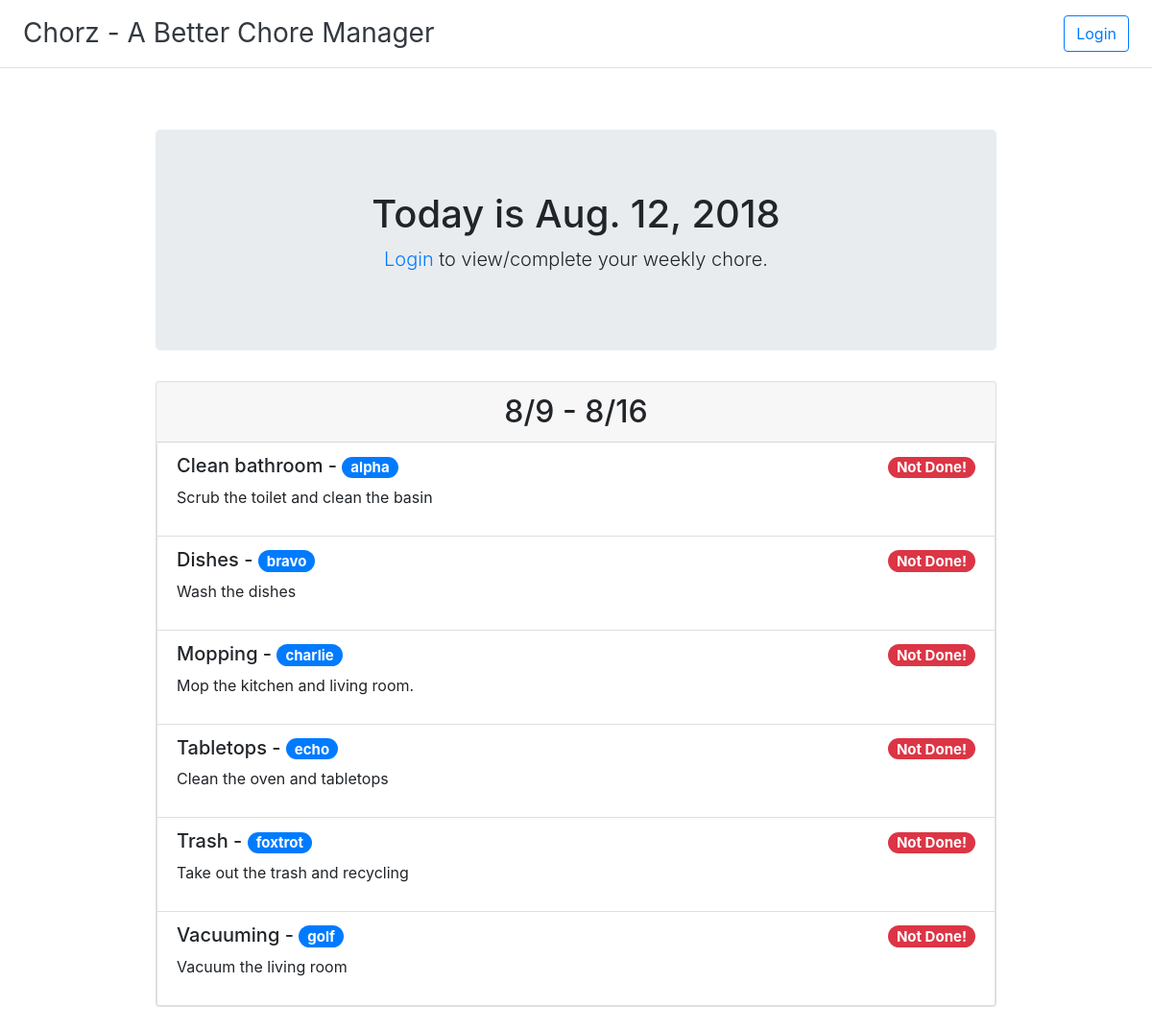
The app's page /, older data.
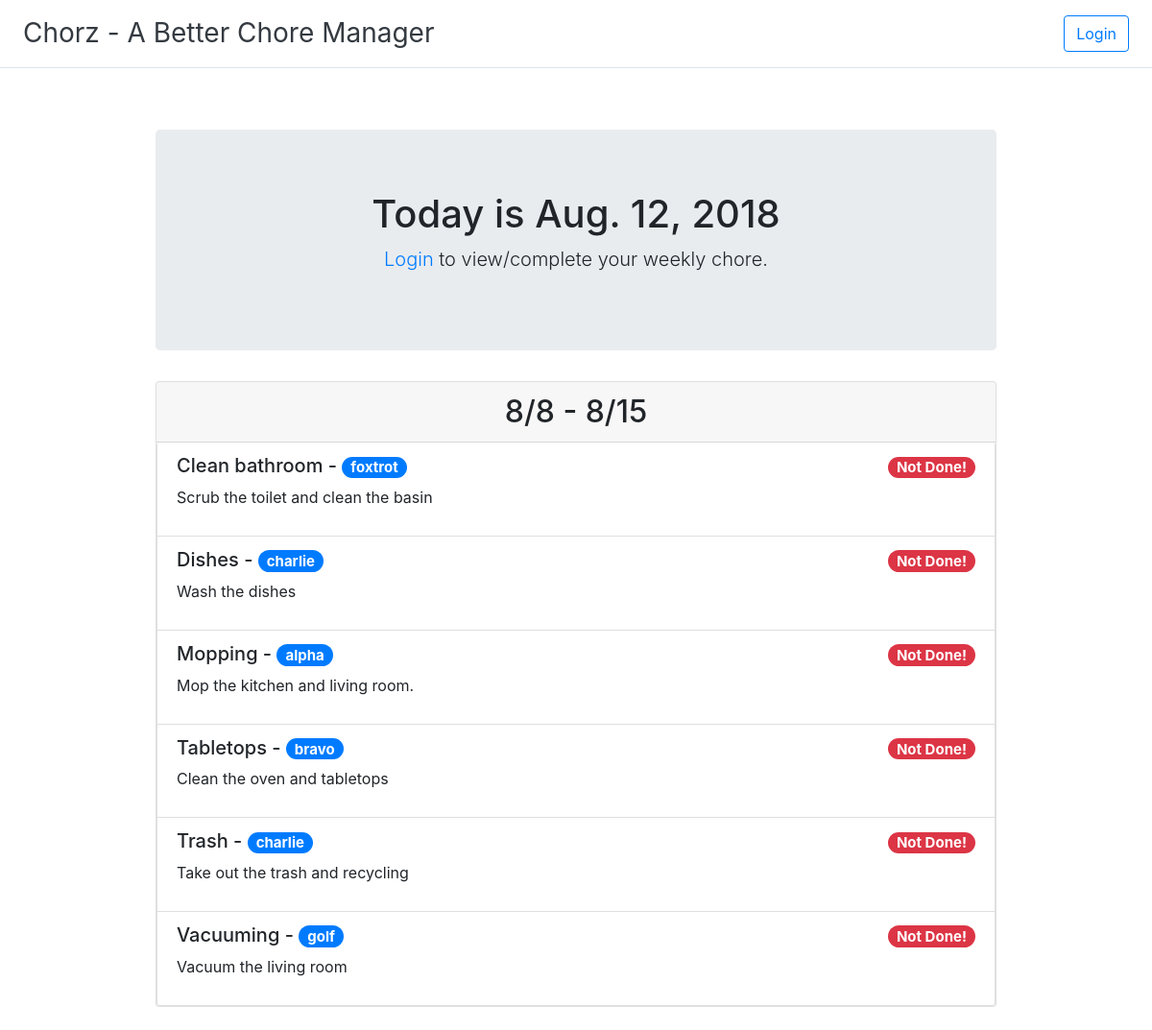
The same page, newer data.
### dashboard/models.py (models this page shows)
class Chore(models.Model):
    name = models.CharField(max_length=50, help_text='Enter the chore name')
    description = models.TextField(help_text='Enter the description for the chore')
    user = models.ForeignKey(User, on_delete=models.SET_NULL, null=True, blank=True)
    is_done = models.BooleanField(default=False)
    class Meta:
        ordering = ['name']
    def __str__(self):
        return self.name

### dashboard/views.py (the view, shortened to what this page needs)
# urls.py: path('', views.Index.as_view(), name='index'),
class Index(generic.ListView):
    model = Chore
    template_name = 'index.html'
    def get_context_data(self, **kwargs):
        context = super().get_context_data(**kwargs)
        scheduler = Scheduler.objects.get(pk=1)
        start_date = scheduler.start
        end_date = start_date + datetime.timedelta(days=7)
        this_date = datetime.date.today()
        def rotate(l, rotations):
            return l[rotations:] + l[:rotations]
        rotations = 0
        try:
            users_chore = Chore.objects.get(user__username=self.request.user.username)
        except Chore.DoesNotExist:
            users_chore = None
        context['start_date'] = f'{start_date.month}/{start_date.day}'
        context['end_date'] = f'{end_date.month}/{end_date.day}'
        context['this_date'] = this_date
        context['rotations'] = rotations
        context['logged_in_user'] = self.request.user
        context['users_chore'] = users_chore
        return context

### dashboard/templates/index.html
{% extends "base_generic.html" %}
{% block content %}
<div class="jumbotron mx-auto" style="width: 75%;">
  <h1 class="display-5">Today is {{ this_date }}</h1>
  {% if logged_in_user.username %}
      <hr class="my-4">
      <p class="lead">Welcome <span class="badge badge-pill badge-primary align-middle">{{ logged_in_user.username }}</span></p>
      {% if users_chore %}
      <p class="lead">Have you completed <span class="font-weight-bold">{{ users_chore }}</span>?</p>
      <form action="" method="post">
        {% csrf_token %}
        <input type="submit" class="btn {% if users_chore.is_done %}btn-danger{% else %}btn-success{% endif %}" value="{% if users_chore.is_done %}No{% else %}Yes{% endif %}" name="change">
      </form>
      {% endif %}
  {% else %}
  <p class="lead"><a href="accounts/login">Login</a> to view/complete your weekly chore.</p>
  {% endif %}
</div>
<div class="card mx-auto" style="width: 75%;">
  <h2 class="card-header display-5">{{ start_date }} - {{ end_date }}</h2>
  <ul class="list-group">
    {% if object_list %}
      {% for chore in object_list %}
        <li class="list-group-item flex-column align-items-start">
          <div class="d-flex w-100 justify-content-between">
            <h5 class="text-left">
                {{ chore }} -
                <span class="badge badge-pill badge-primary">
                    {{ chore.user }}
                </span>
            </h5>
            {% if chore.is_done %}
            <h5><span class="badge badge-pill badge-success">Done!</span></h5>
            {% else %}
            <h5><span class="badge badge-pill badge-danger">Not Done!<span></h5>
            {% endif %}
          </div>
          <div class="d-flex w-100 justify-content-between">
            <p class="text-left">{{ chore.description }}</p>
          </div>
        </li>
      {% endfor %}
    {% else %}
      <li class="list-group-item">There are no chores.</li>
    {% endif %}
  </ul>
</div>
{% endblock %}

### dashboard/templates/base_generic.html (shortened to what this page needs)
<!DOCTYPE html>
<html lang="en">
<head>
  <link href="https://stackpath.bootstrapcdn.com/bootstrap/4.1.3/css/bootstrap.min.css" rel="stylesheet">
  {% load static %}
</head>
<body>
  <div class="d-flex flex-column flex-md-row align-items-center p-3 px-md-4 mb-3 bg-white border-bottom box-shadow">
    <h3 class="main_link my-0 mr-md-auto font-weight-normal"><a class="main_link text-dark" href="/">
            Chorz - A Better Chore Manager</a></h3>
    {% if logged_in_user.username %}
        <a class="btn btn-outline-primary" href="/accounts/logout">Logout</a>
    {% else %}
        <a class="btn btn-outline-primary" href="/accounts/login">Login</a>
    {% endif %}
  </div>
  <div class="px-3 py-3 pt-md-5 pb-md-4 mx-auto text-center">
    {% block content %}{% endblock %}
  </div>
</body>
</html>

Row changes from the older to the newer data that the page shows:
changed Chore "Clean bathroom": user "alpha" → "foxtrot"
changed Chore "Dishes": user "bravo" → "charlie"
changed Chore "Mopping": user "charlie" → "alpha"
changed Chore "Tabletops": user "echo" → "bravo"
changed Chore "Trash": user "foxtrot" → "charlie"
Text that changed along with them:
{{ start_date }}: "8/9" → "8/8"
{{ end_date }}: "8/16" → "8/15"
